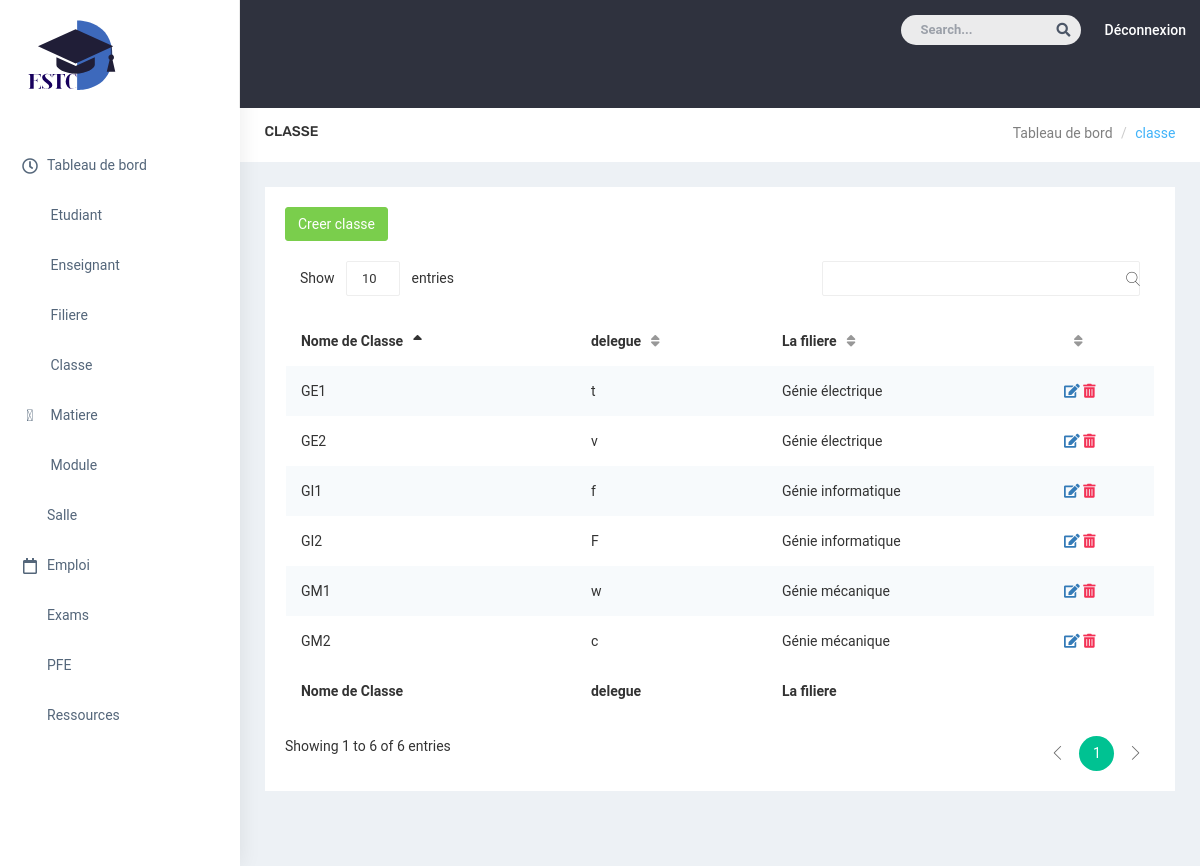
Page /useradmin/classe/ on the committed database.
### gestioncours/models.py (models this page shows, shortened)
class Classe(models.Model):
  nom_class= models.TextField()
  delegue = models.TextField()
  filiere=models.ForeignKey(Filiere,on_delete=models.CASCADE)

class Filiere(models.Model):
   nom_filiere = models.TextField()
   responsable = models.TextField()
   def __str__(self):
        return self.  nom_filiere

### gestioncours/views.py (the view)
# urls.py: path('useradmin/classe/', views.classe, name="classe"),
def classe(request):
    classe = Classe.objects.all()
    return render(request,'classe.html',{'classe' : classe})

### templates/classe.html (shortened to what this page needs)
{% extends 'admin-template.html'%}
{% block content%}
            <div id="page-wrapper">
                <div class="container-fluid">
                    <div class="row bg-title">
                        <div class="col-lg-3 col-md-4 col-sm-4 col-xs-12">
                            <h4 class="page-title">classe</h4>
                        </div>
                        <div class="col-lg-9 col-sm-8 col-md-8 col-xs-12">
                            <ol class="breadcrumb">
                                <li><a href="#">Tableau de bord</a></li>
                                <li class="active">classe</li>
                            </ol>
                        </div>
                    </div>
       <div class="row">
         <div class="col-lg-12 col-md-12 col-sm-12 col-xs-12">
                        <div class="data-table-list">
                          <div class="basic-tb-hd">
                          <a href="{% url 'create_classe' %}" class="btn btn-success"> Creer classe</a>
                          </div>
                            <div class="table-responsive">
                                <table id="data-table-basic" class="table table-striped">
                                    <thead>
                                        <tr>
                                            <th>Nome de Classe</th>
                                            <th>delegue</th>
                                            <th>La filiere</th>
                                            <th></th>
                                        </tr>
                                    </thead>
                                    <tbody>
                                      {%for item in classe %}
                                        <tr>
                                              <td> {{item.nom_class}}</td>
                                              <td> {{item.delegue}}</td>
                                              <td> {{item.filiere}}</td>
                                              <td>
                                                <a href="{% url 'update_classe' item.id %}"> <i class="fas fa-edit"></i> </a>
                                                <a class="text-danger" href="{% url 'delete_classe' item.id %}"> <i class="fas fa-trash-alt"></i> </a>
                                              </td>
                                        </tr>
                                      {% endfor %}
                                    </tbody>
                                               <tfoot>
                                                 <tr>
                                                   <th>Nome de Classe</th>
                                                   <th>delegue</th>
                                                   <th>La filiere</th>
                                                   <th></th>
                                                 </tr>
                                    </tfoot>
                                </table>
                            </div>
                        </div>
                    </div>
       </div>
                    </div>
                </div>
            {% endblock %}

### static/css/colors/default.css (style rules this page uses)
body { background: #fff; }
.bg-title .breadcrumb .active { color: #41b3f9; }

### rows in the picture
Classe: nom_class "GI1", delegue "f", filiere "Génie informatique"
Classe: nom_class "GI2", delegue "F", filiere "Génie informatique"
Classe: nom_class "GE1", delegue "t", filiere "Génie électrique"
Classe: nom_class "GE2", delegue "v", filiere "Génie électrique"
Classe: nom_class "GM1", delegue "w", filiere "Génie mécanique"
Classe: nom_class "GM2", delegue "c", filiere "Génie mécanique"
